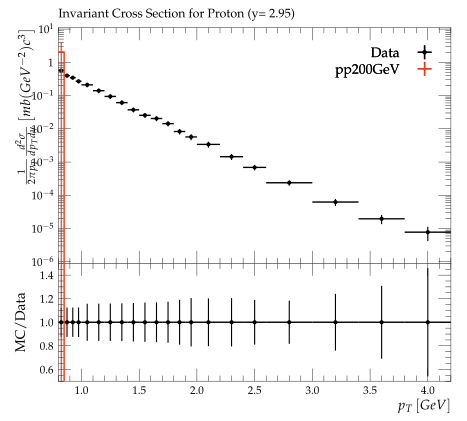

The script that saved this image:
#! /usr/bin/env python3

# This Python script was auto-generated using YODA v2.1.0.
# Analysis object: /BRAHMS_2007_I742956/d05-x01-y01
# Timestamp: 07-10-2025 (18:42:21)

import matplotlib as mpl
import matplotlib.pyplot as plt
mpl.use('Agg') # comment out for interactive use
import os
import numpy as np
from numpy import nan, inf

plotDir = os.path.split(os.path.realpath(__file__))[0]
if 'YODA_USER_PLOT_PATH' in globals():
    plot_outdir = globals()['YODA_USER_PLOT_PATH']
else:
    plot_outdir = plotDir

#plot style
plt.style.use(os.path.join(plotDir, '../default.mplstyle'))
# plot metadata
figW, figH = plt.rcParams['figure.figsize']
ax_xLabel = r'$p_T \left[GeV\right]$'
ax_yLabel = r'$\frac{1}{2\pi{p_{T}}}\frac{d^2\sigma}{dp_{T}dy}\left[mb(GeV^{-2})c^3\right]$'
ax_title  = r'Invariant Cross Section for Proton (y= 2.95)'
ax_xScale = 'linear'
ax_yScale = 'log'
xLims = (0.8, 4.2)
yLims = (9e-07, 11.0)

# TeX-friendly labels for the legend
labels = {
    'legend' : ([ r"Data", r"pp200GeV" ], r""),
}

# Adjust canvas width and height
canvasW = 10.0
canvasH = 9.0
figW *= canvasW/10.
figH *= canvasH/9.

# Create figure and axis objects
fig, (ax, ratio0_ax) = plt.subplots(2, 1, sharex=True,
                  figsize=(figW,figH), gridspec_kw={'height_ratios': (6.0, 3.0)})

# Set figure margins
plt.subplots_adjust(
    left   = 1.0 * plt.rcParams['figure.subplot.left'],
    right  = 1.0 * plt.rcParams['figure.subplot.right'],
    top    = 1.0 * plt.rcParams['figure.subplot.top'],
    bottom = 1.0 * plt.rcParams['figure.subplot.bottom'])

ratio0_ax.yaxis.set_major_locator(mpl.ticker.MultipleLocator(0.2))
ratio0_ax.set_ylim(0.5, 1.4999)
ratio0_ax.set_ylabel('MC/Data')

# the numerical data is stored in a separate file
dataf = dict()
prefix = os.path.split(__file__)[0]
if prefix:    prefix = prefix + '/'
exec(open(prefix+'d05-x01-y01__data.py').read(), dataf)


legend_handles = dict() # keep track of handles for the legend

# style options for curves
# starts at zorder>=5 to draw curve on top of legend
styles = {
  'Data': {
    'color' : 'black',
    'linestyle' : '-',
    'linewidth' : 1,
    'marker' : 'o',
    'markersize' : 2,
    'capsize' : 0.0,
    'zorder' : 5,
    'histstyle' : 0,
    'drawstyle' : 'steps-pre',
    'xerrorbars' : 1,
    'yerrorbars' : 1,
    'fillcolor' : None,
    'fillopacity' : 1.0,
    'ratio0_linestyle' : '-',
    'ratio0_linewidth' : 1,
    'ratio0_marker' : 'o',
    'ratio0_markersize' : 2,
    'ratio0_capsize' : 0.0,
    'ratio0_zorder' : 5,
    'ratio0_histstyle' : 0,
    'ratio0_drawstyle' : 'steps-pre',
    'ratio0_xerrorbars' : 1,
    'ratio0_yerrorbars' : 1,
  },
  'pp200GeV.yoda': {
    'color' : '#EE3311',
    'linestyle' : '-',
    'linewidth' : 1,
    'marker' : 'none',
    'markersize' : 2,
    'capsize' : 0.0,
    'zorder' : 6,
    'histstyle' : 1,
    'drawstyle' : 'steps-pre',
    'xerrorbars' : 1,
    'yerrorbars' : 1,
    'fillcolor' : None,
    'fillopacity' : 1.0,
    'ratio0_linestyle' : '-',
    'ratio0_linewidth' : 1,
    'ratio0_marker' : 'none',
    'ratio0_markersize' : 2,
    'ratio0_capsize' : 0.0,
    'ratio0_zorder' : 6,
    'ratio0_histstyle' : 1,
    'ratio0_drawstyle' : 'steps-pre',
    'ratio0_xerrorbars' : 1,
    'ratio0_yerrorbars' : 1,
  },
}

# curve from input yoda files in main panel
for label, yvals in dataf['yvals'].items():
    if all(np.isnan(v) for v in dataf['yvals'][label]):
        continue
    tmp = None
    if styles[label]['histstyle']: # draw as histogram
        xpos = dataf['xedges'][label] if styles[label]['drawstyle'] else dataf['xpoints'][label]
        ypos = np.insert(yvals, 0, yvals[0]) if styles[label]['drawstyle'] else yvals
        if styles[label]['fillcolor']: # fill area below curve
            ax.fill_between(xpos, ypos, step='pre',
                            color=styles[label]['fillcolor'],
                            alpha=styles[label]['fillopacity'])
        tmp, = ax.plot(xpos, ypos,
                       color=styles[label]['color'],
                       linestyle=styles[label]['linestyle'],
                       linewidth=styles[label]['linewidth'],
                       drawstyle=styles[label]['drawstyle'], solid_joinstyle='miter',
                       zorder=styles[label]['zorder'], label=label)
    tmp = ax.errorbar(dataf['xpoints'][label], yvals,
                      xerr=np.array(dataf['xerrs'][label])*styles[label]['xerrorbars'],
                      yerr=np.array(dataf['yerrs'][label])*styles[label]['yerrorbars'],
                      fmt=styles[label]['marker'], capsize=styles[label]['capsize'],
                      markersize=styles[label]['markersize'],
                      ecolor=styles[label]['color'],
                      color=styles[label]['color'], zorder=styles[label]['zorder'])
    tmp[-1][0].set_linestyle(styles[label]['linestyle'])
    tmp[-1][0].set_linewidth(styles[label]['linewidth'])
    if label in dataf['add_legend_handle']:  legend_handles[label] = tmp
    for varLabel in dataf['variation_yvals'].keys():
        if varLabel.startswith(label):
            tmp, = ax.plot(dataf['xedges'][label], dataf['variation_yvals'][varLabel],
                           color=styles[label]['color'],
                           linestyle=styles[label]['linestyle'],
                           linewidth=styles[label]['linewidth'],
                           drawstyle='steps-pre', solid_joinstyle='miter',
                           zorder=styles[label]['zorder'], alpha=0.5)


# plots on ratio panel
# curve from input yoda files in ratio panel
for label, yvals in dataf['ratio0_yvals'].items():
    if all(np.isnan(v) for v in yvals):
        continue
    if styles[label]['ratio0_histstyle']: # plot as histogram
        xpos = dataf['xedges']['Data'] if styles[label]['ratio0_drawstyle'] else dataf['xpoints']['Data']
        ypos = np.insert(yvals, 0, yvals[0]) if styles[label]['ratio0_drawstyle'] else yvals
        ratio0_ax.plot(xpos, ypos,
                       color=styles[label]['color'],
                       linewidth=styles[label]['linewidth'],
                       linestyle=styles[label]['ratio0_linestyle'],
                       drawstyle=styles[label]['ratio0_drawstyle'], zorder=styles[label]['zorder'],
                       solid_joinstyle='miter')
    tmp = ratio0_ax.errorbar(dataf['xpoints']['Data'], yvals,
                             xerr=np.array(dataf['ref_xerrs'])*styles[label]['ratio0_xerrorbars'],
                             yerr=np.array(dataf['ratio0_yerrs'][label])*styles[label]['ratio0_yerrorbars'],
                             fmt=styles[label]['ratio0_marker'], capsize=styles[label]['ratio0_capsize'],
                             markersize=styles[label]['ratio0_markersize'],
                             ecolor=styles[label]['color'],
                             color=styles[label]['color'])
    tmp[-1][0].set_linestyle(styles[label]['ratio0_linestyle'])
    tmp[-1][0].set_linewidth(styles[label]['ratio0_linewidth'])

    for varlabel in dataf['ratio0_variation_vals'].keys():
        if varlabel.startswith(label):
            ratio0_ax.plot(dataf['xedges']['Data'],
                            dataf['ratio0_variation_vals'][varlabel],
                            color=styles[label]['color'],
                            linestyle=styles[label]['linestyle'],
                            linewidth=styles[label]['linewidth'],
                            drawstyle='steps-pre', solid_joinstyle='miter',
                            zorder=1, alpha=0.5)

legend_items = list(legend_handles.values())
ax.add_artist(ax.legend(legend_items,
                        labels['legend'][0],
                        title=labels['legend'][1],
                        alignment='right',
                        loc='upper right',
                        bbox_to_anchor=(1.0, 0.97),markerfirst=False))

# set plot metadata as defined above
ratio0_ax.set_xlabel(ax_xLabel)
ratio0_ax.xaxis.set_label_coords(1., -0.15)
ax.set_ylabel(ax_yLabel, ha='right', va='top')
ax.yaxis.set_label_coords(-0.11, 1.0)
ax.set_title(ax_title, loc='left')
ax.set_xscale(ax_xScale)
ax.set_yscale(ax_yScale)
ax.set_xlim(xLims)
ax.set_ylim(yLims)

# tick formatting
plt.rcParams['xtick.top'] = True
plt.rcParams['ytick.right'] = True
ax.yaxis.set_major_locator(mpl.ticker.LogLocator(base=10.0, numticks=np.inf))
ax.yaxis.set_minor_locator(mpl.ticker.LogLocator(
                           base=10.0, subs=np.arange(0.1, 1, 0.1), numticks=np.inf))
fig.align_ylabels((ax, ratio0_ax))
plt.savefig(os.path.join(plot_outdir, 'd05-x01-y01.pdf'), format='PDF')
plt.savefig(os.path.join(plot_outdir, 'd05-x01-y01.png'), format='PNG')

plt.close(fig)
